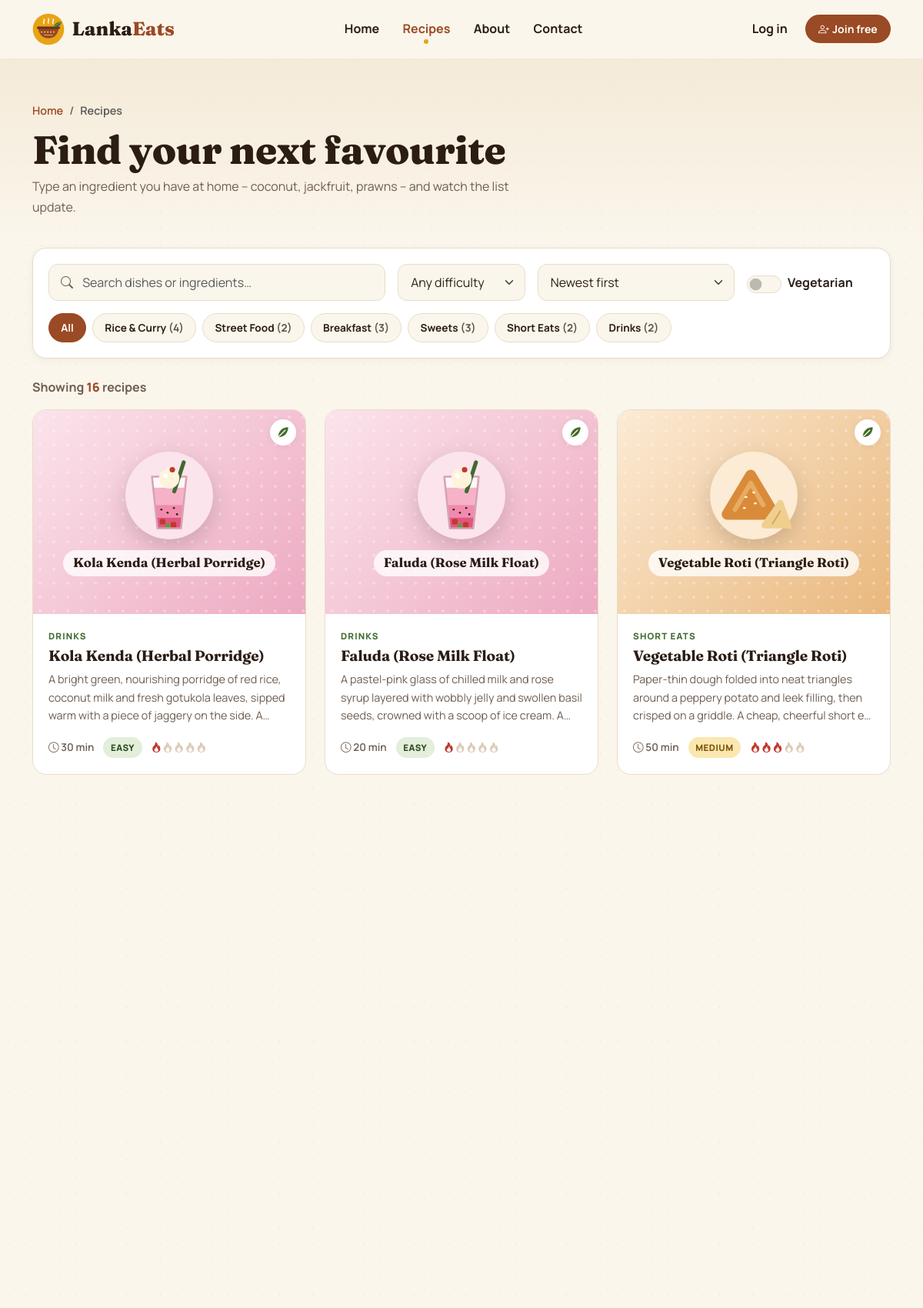
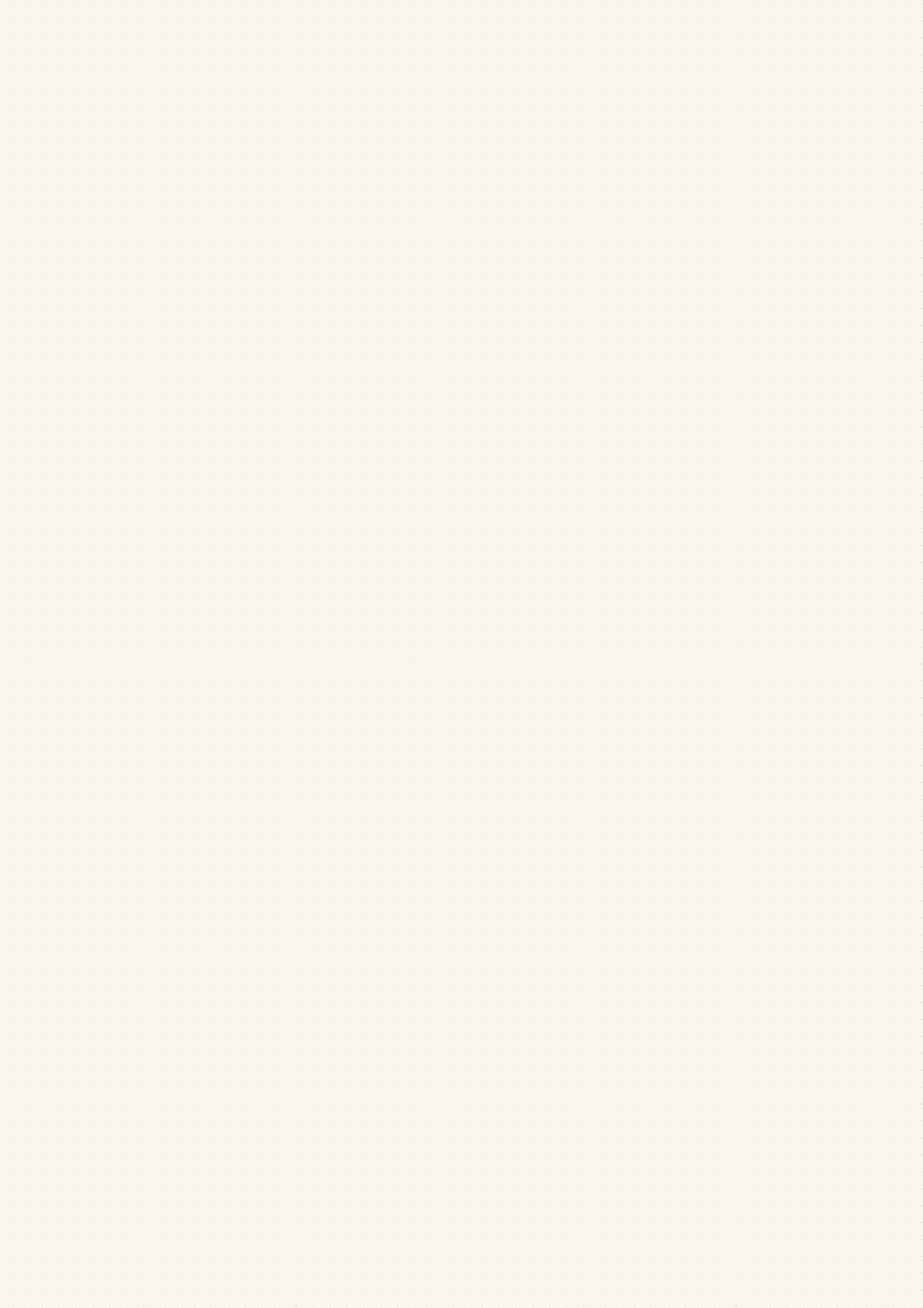
Page /recipes.php (upper part) on the committed database (2 pictures, top to bottom).
### tables this page shows
CREATE TABLE `categories` (
  `id` int(11) NOT NULL AUTO_INCREMENT,
  `name` varchar(50) NOT NULL,
  `slug` varchar(50) NOT NULL COMMENT 'URL-friendly name, also used for icon file names',
  `description` varchar(255) NOT NULL DEFAULT '',
  PRIMARY KEY (`id`),
  UNIQUE KEY `uq_categories_name` (`name`),
  UNIQUE KEY `uq_categories_slug` (`slug`)
);

CREATE TABLE `recipes` (
  `id` int(11) NOT NULL AUTO_INCREMENT,
  `user_id` int(11) NOT NULL,
  `category_id` int(11) NOT NULL,
  `title` varchar(100) NOT NULL,
  `description` varchar(500) NOT NULL,
  `ingredients` text NOT NULL COMMENT 'one ingredient per line',
  `instructions` text NOT NULL COMMENT 'one step per line',
  `prep_time` int(11) NOT NULL COMMENT 'minutes',
  `difficulty` enum('Easy','Medium','Hard') NOT NULL DEFAULT 'Easy',
  `spice_level` tinyint(4) NOT NULL DEFAULT 1 COMMENT '1 (mild) to 5 (very hot)',
  `is_vegetarian` tinyint(1) NOT NULL DEFAULT 0,
  `image` varchar(255) DEFAULT NULL COMMENT 'file name inside images/uploads/',
  `is_featured` tinyint(1) NOT NULL DEFAULT 0,
  `created_at` timestamp NOT NULL DEFAULT current_timestamp(),
  `updated_at` timestamp NULL DEFAULT NULL ON UPDATE current_timestamp(),
  PRIMARY KEY (`id`),
  KEY `idx_recipes_user` (`user_id`),
  KEY `idx_recipes_category` (`category_id`),
  KEY `idx_recipes_featured` (`is_featured`),
  CONSTRAINT `fk_recipes_user` FOREIGN KEY (`user_id`) REFERENCES `users` (`id`) ON DELETE CASCADE ON UPDATE CASCADE,
  CONSTRAINT `fk_recipes_category` FOREIGN KEY (`category_id`) REFERENCES `categories` (`id`) ON UPDATE CASCADE,
  CONSTRAINT `chk_recipes_spice` CHECK (`spice_level` BETWEEN 1 AND 5)
);

### includes/db.php (called while the page is built, shortened)
<?php
function db(): PDO
{
    static $pdo = null;
    if ($pdo instanceof PDO) {
        return $pdo;
    }
    $dsn = sprintf(
        'mysql:host=%s;port=%s;dbname=%s;charset=utf8mb4',
        DB_HOST,
        DB_PORT,
        DB_NAME
    );
    try {
        $pdo = new PDO($dsn, DB_USER, DB_PASS, [
            PDO::ATTR_ERRMODE            => PDO::ERRMODE_EXCEPTION,
            PDO::ATTR_DEFAULT_FETCH_MODE => PDO::FETCH_ASSOC,
            PDO::ATTR_EMULATE_PREPARES   => false,
        ]);
    } catch (PDOException $ex) {
        error_log('[LankaEats] DB connection failed: ' . $ex->getMessage());
        db_connection_failed();
    }
    return $pdo;
}

### includes/functions.php (the view, shortened to what this page needs)
<?php
require_once __DIR__ . '/db.php';
function e($value): string
{
    return htmlspecialchars((string) ($value ?? ''), ENT_QUOTES | ENT_SUBSTITUTE, 'UTF-8');
}
function url(string $path = ''): string
{
    return BASE_URL . ltrim($path, '/');
}
function input(string $key, string $source = 'POST'): string
{
    $bag   = $source === 'GET' ? $_GET : $_POST;
    $value = $bag[$key] ?? '';
    return is_string($value) ? trim($value) : '';
}
function get_categories(): array
{
    $stmt = db()->prepare(
        'SELECT c.id, c.name, c.slug, c.description, COUNT(r.id) AS recipe_count
           FROM categories c
      LEFT JOIN recipes r ON r.category_id = c.id
       GROUP BY c.id, c.name, c.slug, c.description
       ORDER BY c.id'
    );
    $stmt->execute();
    return $stmt->fetchAll();
}
function recipe_select_sql(bool $full = false): string
{
    return 'SELECT ' . ($full ? 'r.ingredients, r.instructions, ' : '') . 'r.id, r.user_id, r.category_id, r.title, r.description, r.prep_time,
                   r.difficulty, r.spice_level, r.is_vegetarian, r.image, r.is_featured,
                   r.created_at, c.name AS category_name, c.slug AS category_slug,
                   u.username AS author
              FROM recipes r
              JOIN categories c ON c.id = r.category_id
              JOIN users u      ON u.id = r.user_id';
}
function search_recipes(array $filters, int $limit = 60): array
{
    $where  = [];
    $params = [];
    $q = trim((string) ($filters['q'] ?? ''));
    $order = SORT_OPTIONS[$filters['sort'] ?? 'newest'] ?? SORT_OPTIONS['newest'];
    $sql = recipe_select_sql()
         . ($where ? ' WHERE ' . implode(' AND ', $where) : '')
         . ' ORDER BY ' . $order
         . ' LIMIT :limit';
    $stmt = db()->prepare($sql);
    $stmt->bindValue(':limit', max(1, min($limit, 100)), PDO::PARAM_INT);
    $stmt->execute();
    return $stmt->fetchAll();
}
function filters_from_query(): array
{
    $sort = input('sort', 'GET');
    return [
        'q'          => mb_substr(input('q', 'GET'), 0, 80, 'UTF-8'),
        'category'   => preg_replace('/[^a-z-]/', '', input('category', 'GET')),
        'difficulty' => in_array(input('difficulty', 'GET'), DIFFICULTIES, true) ? input('difficulty', 'GET') : '',
        'veg'        => input('veg', 'GET') === '1',
        'sort'       => array_key_exists($sort, SORT_OPTIONS) ? $sort : 'newest',
    ];
}
function recipe_image_url(?string $filename): ?string
{
    return null;
}
function recipe_media(array $r, string $extraClass = ''): string
{
    $imageUrl = recipe_image_url($r['image'] ?? null);
    $slug     = e($r['category_slug']);
    return '<div class="recipe-media recipe-media--placeholder cat-bg-' . $slug . ' ' . e($extraClass) . '"'
         . ' role="img" aria-label="' . e($r['title']) . ' illustration">'
         . '<img src="' . e(url('images/cat-' . $r['category_slug'] . '.svg')) . '" alt="" class="placeholder-icon">'
         . '<span class="placeholder-title">' . e($r['title']) . '</span>'
         . '</div>';
}
function format_prep_time(int $minutes): string
{
    if ($minutes < 60) {
        return $minutes . ' min';
    }
    $h = intdiv($minutes, 60);
    $m = $minutes % 60;
    return $h . ' hr' . ($m ? ' ' . $m . ' min' : '');
}
function spice_meter(int $level): string
{
    $html = '<span class="spice-meter" data-bs-toggle="tooltip" title="Spice level ' . $level . ' of 5"'
          . ' aria-label="Spice level ' . $level . ' of 5">';
    for ($i = 1; $i <= 5; $i++) {
        $html .= '<i class="bi bi-fire' . ($i <= $level ? ' hot' : '') . '" aria-hidden="true"></i>';
    }
    return $html . '</span>';
}
function difficulty_class(string $difficulty): string
{
    return 'badge-diff-' . strtolower($difficulty);
}
function render_recipe_card(array $r): string
{
    ob_start(); ?>
    <div class="col-sm-6 col-lg-4 reveal">
        <article class="recipe-card h-100" data-recipe-id="<?= (int) $r['id'] ?>">
            <button type="button" class="recipe-card__open" data-recipe-open="<?= (int) $r['id'] ?>"
                    aria-label="Quick view: <?= e($r['title']) ?>">
                <?= recipe_media($r) ?>
                <?php if ($r['is_vegetarian']): ?>
                    <span class="veg-badge" data-bs-toggle="tooltip" title="Vegetarian"><span class="visually-hidden">Vegetarian</span></span>
                <?php endif; ?>
            </button>
            <div class="recipe-card__body">
                <span class="recipe-card__cat"><?= e($r['category_name']) ?></span>
                <h3 class="recipe-card__title">
                    <a href="<?= e(url('recipe.php?id=' . (int) $r['id'])) ?>"><?= e($r['title']) ?></a>
                </h3>
                <p class="recipe-card__desc"><?= e($r['description']) ?></p>
                <div class="recipe-card__meta">
                    <span><i class="bi bi-clock"></i> <?= e(format_prep_time((int) $r['prep_time'])) ?></span>
                    <span class="badge-diff <?= e(difficulty_class($r['difficulty'])) ?>"><?= e($r['difficulty']) ?></span>
                    <?= spice_meter((int) $r['spice_level']) ?>
                </div>
            </div>
        </article>
    </div>
    <?php
    return (string) ob_get_clean();
}

### recipes.php (shortened to what this page needs)
<?php
require_once __DIR__ . '/includes/functions.php';
$filters    = filters_from_query();
$recipes    = search_recipes($filters);
$categories = get_categories();
$sortLabels = [
    'newest'   => 'Newest first',
    'quickest' => 'Quickest to make',
    'mildest'  => 'Mildest first',
    'spiciest' => 'Spiciest first',
    'az'       => 'Title A–Z',
];
require __DIR__ . '/includes/header.php';
?>
<header class="page-banner">
    <div class="container">
        <nav aria-label="breadcrumb">
            <ol class="breadcrumb mb-2">
                <li class="breadcrumb-item"><a href="<?= e(url('index.php')) ?>">Home</a></li>
                <li class="breadcrumb-item active" aria-current="page">Recipes</li>
            </ol>
        </nav>
        <div class="d-flex flex-wrap justify-content-between align-items-end gap-3">
            <div>
                <h1 class="reveal mb-1">Find your next favourite</h1>
                <p class="section-lead mb-0 reveal">Type an ingredient you have at home – coconut, jackfruit, prawns – and watch the list update.</p>
            </div>
        </div>
    </div>
</header>
<section class="pb-5">
    <div class="container">
        <form class="filter-panel" id="recipeFilters" method="get" action="<?= e(url('recipes.php')) ?>" role="search" aria-label="Filter recipes">
            <div class="row g-3 align-items-center">
                <div class="col-lg-5">
                    <div class="search-box<?= $filters['q'] !== '' ? ' has-value' : '' ?>">
                        <input type="search" class="form-control" id="q" name="q" value="<?= e($filters['q']) ?>"
                               placeholder="Search dishes or ingredients…" maxlength="80" autocomplete="off">
                    </div>
                </div>
                <div class="col-6 col-lg-2">
                    <select class="form-select" id="difficulty" name="difficulty">
                        <option value="">Any difficulty</option>
                    </select>
                </div>
                <div class="col-6 col-lg-3">
                    <select class="form-select" id="sort" name="sort">
                        <?php foreach ($sortLabels as $key => $label): ?>
                            <option value="<?= e($key) ?>"<?= $filters['sort'] === $key ? ' selected' : '' ?>><?= e($label) ?></option>
                        <?php endforeach; ?>
                    </select>
                </div>
                <div class="col-lg-2">
                    <div class="form-check form-switch m-0 d-flex align-items-center gap-2">
                        <input class="form-check-input" type="checkbox" role="switch" id="veg" name="veg" value="1"<?= $filters['veg'] ? ' checked' : '' ?>>
                        <label class="form-check-label fw-bold" for="veg">Vegetarian</label>
                    </div>
                </div>
                <div class="col-12">
                    <fieldset class="chip-group">
                        <label class="chip" for="cat-all">All</label>
                        <?php foreach ($categories as $cat): ?>
                            <label class="chip" for="cat-<?= e($cat['slug']) ?>"><?= e($cat['name']) ?> <span class="opacity-75">(<?= (int) $cat['recipe_count'] ?>)</span></label>
                        <?php endforeach; ?>
                    </fieldset>
                </div>
            </div>
        </form>
        <div class="results-bar">
            <span class="results-count" id="resultsCount" aria-live="polite">
                Showing <strong><?= count($recipes) ?></strong> recipe<?= count($recipes) === 1 ? '' : 's' ?>
            </span>
        </div>
        <div class="results-grid" id="resultsGrid" aria-busy="false">
            <div class="row g-4" id="resultsRow">
                <?php foreach ($recipes as $recipe): ?>
                    <?= render_recipe_card($recipe) ?>
                <?php endforeach; ?>
            </div>
        </div>
    </div>
</section>
<?php require __DIR__ . '/includes/footer.php'; ?>

### rows in the picture
categories: name "Rice & Curry", recipe_count "4"
categories: name "Street Food", recipe_count "2"
categories: name "Breakfast", recipe_count "3"
categories: name "Sweets", recipe_count "3"
categories: name "Short Eats", recipe_count "2"
categories: name "Drinks", recipe_count "2"
recipes: category.slug (picture), title "Kola Kenda (Herbal Porridge)", is_vegetarian 1 (drawn), category.name "DRINKS", description "A bright green, nourishing porridge of red rice, coconut milk and fresh gotukola leaves, sipped warm with a piece of jaggery on the side.…", prep_time "30 min", difficulty "EASY", spice_level 1 (drawn)
recipes: category.slug (picture), title "Faluda (Rose Milk Float)", is_vegetarian 1 (drawn), category.name "DRINKS", description "A pastel-pink glass of chilled milk and rose syrup layered with wobbly jelly and swollen basil seeds, crowned with a scoop of ice cream.…", prep_time "20 min", difficulty "EASY", spice_level 1 (drawn)
recipes: category.slug (picture), title "Vegetable Roti (Triangle Roti)", is_vegetarian 1 (drawn), category.name "SHORT EATS", description "Paper-thin dough folded into neat triangles around a peppery potato and leek filling, then crisped on a griddle. A cheap, cheerful short…", prep_time "50 min", difficulty "MEDIUM", spice_level 3 (drawn)

### other values in the picture
$label "Home"
$label "Recipes"
$label "About"
$label "Contact"
count($recipes) "16"
form field sort "Newest first"
